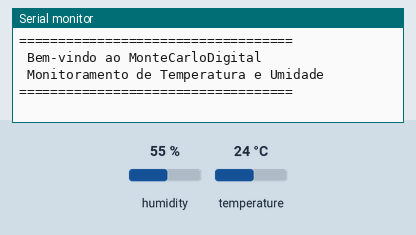
Simulated run of this sketch. Board: Arduino Uno, built with avr-gcc and run on an emulated ATmega328P. On the bench: the last lines printed to the serial monitor. The inputs (shaded band) are chosen by the test bench; at power-on: humidity 55 %, temperature 24 °C.

Above: at 1.2 s.
1.3 s: humidity set to 22 %
At 2.6 s:
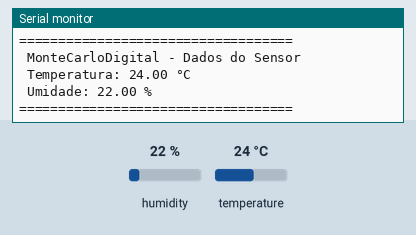
4.4 s: temperature set to 12 °C
At 7.1 s:
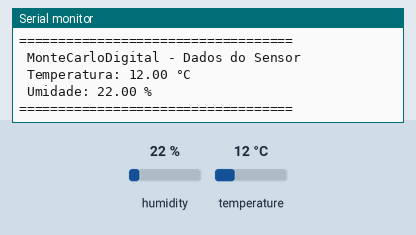
7.5 s: humidity set to 40 %
At 9.4 s:
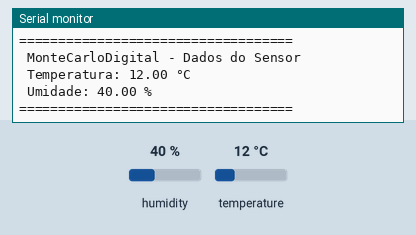

Measured:
- after the input at 1.3 s, the serial monitor: prints a new line after 0.91 s (image 1)
- after the input at 4.4 s, the serial monitor: prints a new line after 2.0 s (image 2)
- after the input at 7.5 s, the serial monitor: prints a new line after 1.1 s (image 3)

The sketch:

testeDHT11_Serial.ino
```cpp
#include "DHT.h"

const int pino_dht = 8; // pino do sensor DHT
float temperatura; // Variável para armazenar a temperatura
float umidade; // Variável para armazenar a umidade
DHT dht(pino_dht, DHT11); // Define o pino e o tipo de sensor DHT

void setup() {
  Serial.begin(9600); // Inicia a comunicação Serial a 9600 bps
  dht.begin(); // Inicializa o sensor DHT

  Serial.println("===================================");
  Serial.println(" Bem-vindo ao MonteCarloDigital ");
  Serial.println(" Monitoramento de Temperatura e Umidade");
  Serial.println("===================================");
}

void loop() {
  delay(2000); // Aguarda 2 segundos entre as leituras

  // Lê os valores do sensor
  temperatura = dht.readTemperature();
  umidade = dht.readHumidity();

  // Verifica se a leitura foi bem-sucedida
  if (isnan(umidade) || isnan(temperatura)) {
    Serial.println("[MonteCarloDigital] ERRO: Falha na leitura do sensor DHT!");
  } else {
    // Exibe os valores lidos
    Serial.println("===================================");
    Serial.println(" MonteCarloDigital - Dados do Sensor");
    Serial.print(" Temperatura: ");
    Serial.print(temperatura);
    Serial.println(" °C");

    Serial.print(" Umidade: ");
    Serial.print(umidade);
    Serial.println(" %");
    Serial.println("===================================");
  }
}
```
